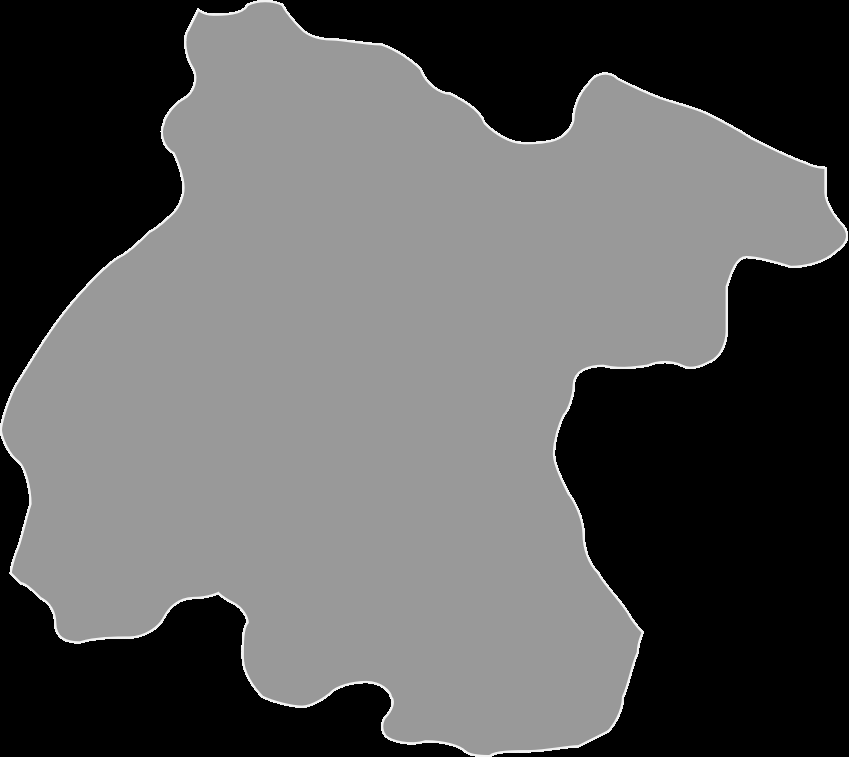
#> input picture GeneticAlgorithm/examples/gto.png, 849 x 757 px
$ python ex_packaging.py
#> lines starting #> are read from the running program, lines starting #| are printed output that depends on the picture; after the words box and inside, x2 and y2 are one past the last pixel; in counts of white or black regions, pixels touching at a corner belong together
### GeneticAlgorithm/examples/genetic_algorithm.py
import numpy as np
from typing import Union, Literal


class GeneticAlgorithm:
    """
    Genetic Algorithm class for optimization problems.
    ------

    The genetic algorithm is a search heuristic that mimics the process of natural
    selection. This heuristic is routinely used to generate useful solutions to
    optimization and search problems. It was first introduced by John Holland in 1960.
    """

    def __init__(
        self,
        generations: np.uint16,
        population_size: np.uint16,
        chromosome_length: np.uint16,
        chromosome_min_value: Union[np.int16, np.float32] = 0,
        chromosome_max_value: Union[np.int16, np.float32] = 5,
        chromosome_dtype: type = np.int16,
        chromosome_generator: callable = None,
        mutation_probability: np.float32 = 0.1,
        crossover_probability: np.float32 = 0.5,
        optimization_type: Literal["minimize", "maximize"] = "minimize",
        selection_method: Literal["best", "random", "rank"] = "best",
        mutation_method: Literal["slight", "uniform", "arithmetical"] = "slight",
        crossover_method: Literal[
            "mean", "single_point", "two_point", "uniform", "swap"
        ] = "single_point",
    ):
        """
        Parameters
        ----------
        generations : int
            The number of generations to run the genetic algorithm.
        population_size : int
            The number of individuals in the population.
        chromosome_length : int
            The length of the chromosome.
        chromosome_min_value : Union[int, np.float32], optional
            The minimum value of the chromosome. Default is 0.
        chromosome_max_value : Union[int, np.float32], optional
            The maximum value of the chromosome. Default is 5.
        chromosome_dtype : type, optional
            The data type of the chromosome. Default is np.int8.
        mutation_probability : np.float32, optional
            The mutation rate. Default is 0.01.
        crossover_probability : np.float32, optional
            The crossover rate. Default is 0.5.
        elitism_count : int, optional
            The number of elite individuals to be passed to the next generation.
            Default is 4.
        optimization_type : str, optional
            The type of optimization (minimize or maximize). Default is "minimize".
        selection_method : str, optional
            The selection method (best, random, rank). Default is "best".

        Returns
        -------
        GeneticAlgorithm: object
            The GeneticAlgorithm object.
        """

        # Ensure deterministic results
        np.random.seed(42)

        # Genetic Algorithm Parameter
        self.generations = generations
        self.population_size = population_size

        self.chromosome_length = chromosome_length
        self.chromosome_min_value = chromosome_min_value
        self.chromosome_max_value = chromosome_max_value
        self.chromosome_dtype = chromosome_dtype
        self.chromosome_generator = chromosome_generator

        self.mutation_probability = mutation_probability
        self.crossover_probability = crossover_probability
        self.elitism_count = self.population_size - 2

        self.optimization_type = optimization_type
        self.selection_method = selection_method
        self.mutation_method = mutation_method
        self.encode = crossover_method

        # Validate the parameters
        self._validate_parameters()

        # Variables when the genetic algorithm is end
        self.best_chromosome = None
        self.best_fitness = None
        self.historical_fitness = np.zeros(self.generations)

    def _validate_parameters(self):
        if not np.issubdtype(type(self.generations), np.integer):
            raise ValueError("Generations must be an integer type.")
        if not np.issubdtype(type(self.population_size), np.integer):
            raise ValueError("Population size must be an integer type.")
        if not np.issubdtype(type(self.chromosome_length), np.integer):
            raise ValueError("Chromosome length must be an integer type.")
        if not np.issubdtype(type(self.mutation_probability), np.floating):
            raise ValueError("Mutation rate must be a floating point type.")
        if not np.issubdtype(type(self.crossover_probability), np.floating):
            raise ValueError("Crossover rate must be a floating point type.")
        if not np.issubdtype(type(self.elitism_count), np.integer):
            raise ValueError("Elitism count must be an integer type.")
        if np.issubdtype(self.chromosome_dtype, np.unsignedinteger):
            if self.chromosome_min_value < 0 or self.chromosome_max_value < 0:
                raise ValueError(
                    "Chromosome min and max values must be non-negative for unsigned integer types."
                )

    # [610 lines left out: functions init_population, _create_chromosome, calculate_fitness, select_parents, _best_selection, _random_selection and 16 more, not called in this run]

### GeneticAlgorithm/examples/ex_packaging.py
import matplotlib.pyplot as plt
from genetic_algorithm import *
import cv2
import os


def get_grid_vertices(array, separation):
    num_rows, num_cols = array.shape
    vertices = []

    for i in range(0, num_rows, separation):
        for j in range(0, num_cols, separation):
            vertices.append((j, i))

    x = [vertex[0] for vertex in vertices]
    y = [vertex[1] for vertex in vertices]

    return x, y


# [54 lines left out: functions get_grid_centers, packaging_chromosome, my_optimization_function, not called in this run]


ga = GeneticAlgorithm(
    generations=500,
    population_size=150,
    chromosome_length=1,
    chromosome_min_value=-1,
    chromosome_max_value=1,
    chromosome_dtype=np.float32,
    selection_method="best",
    mutation_method="arithmetical",
    optimization_type="minimize",
)

# ga.evolve(my_optimization_function)
# ga.print_results()
# ga.plot_fitness(plt)


# Packing problem
pwd = os.path.dirname(os.path.realpath(__file__))
img = cv2.imread(pwd + "/gto.png", cv2.IMREAD_GRAYSCALE)
#> img is the input picture: shape (757, 849); min 0, max 255, mean 89.8
img = (img > 0).astype(np.uint8)
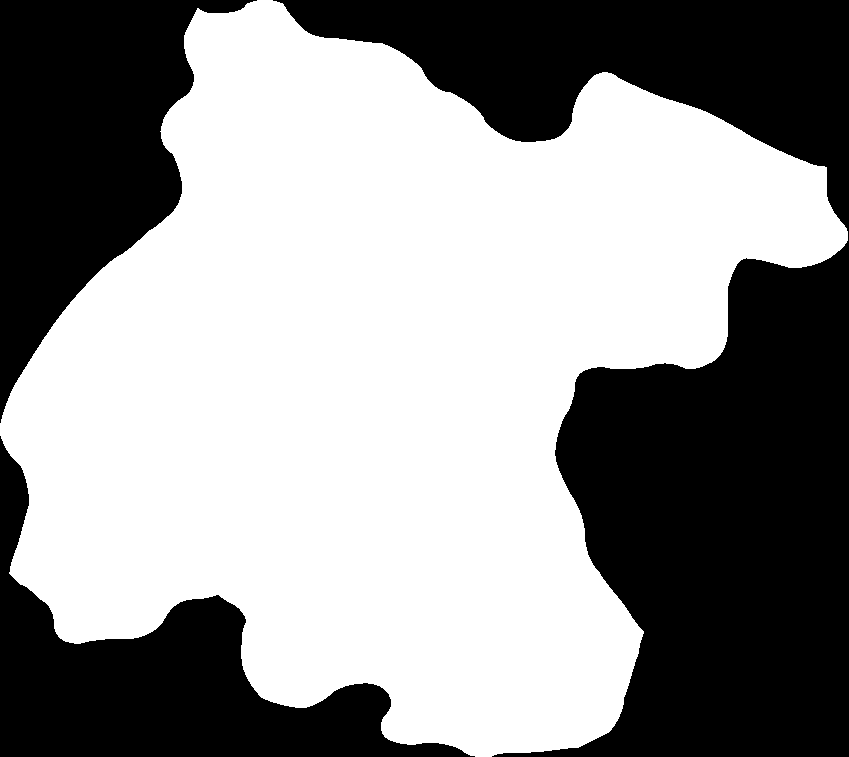
#> img: shape (757, 849); values 0 (black) and 1 (white), 58% white; 3 black regions, box (x1, y1, x2, y2) and area: (273, 0, 849, 757) 169758, (0, 0, 257, 423) 53207, (0, 436, 475, 757) 46805
map_of_coordinates = img
map_shape = img.shape
#> map_shape = (757, 849)

overlapping_radius = 2
container_radius = 20
separation = int(container_radius * overlapping_radius)
x_grid, y_grid = get_grid_vertices(map_of_coordinates, separation)
#> x_grid = 418 values, max 840 at index 21, min 0 at index 0, mean 420; y_grid = 418 values from 0 to 720

# plot the grid above the map
plt.imshow(map_of_coordinates, cmap="gray")
plt.scatter(x_grid, y_grid, c="red", s=1)
plt.show()
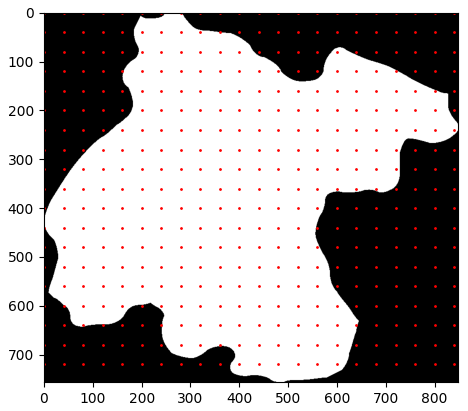
#> figure drawn by matplotlib, 1 panel
